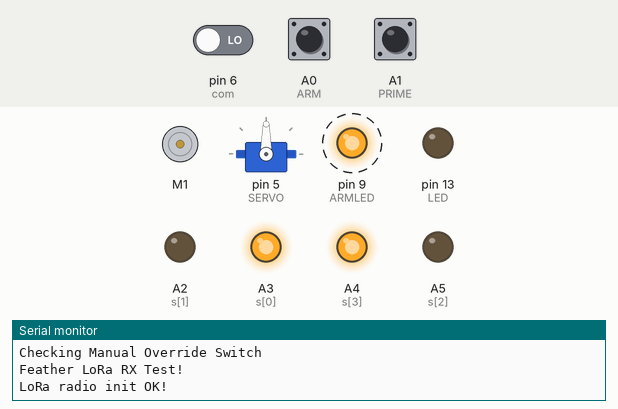
This sketch was run on a simulated Arduino Uno, built with avr-gcc and run on an emulated ATmega328P. Parts: DC motor (green arrow = forward, orange = backward, longer = faster), servo, output pins drawn as LEDs (lit = HIGH), the last lines printed to the serial monitor. Dashed ring = blinking. The test bench sets the inputs (shaded band); at power-on: A1 (PRIME) HIGH, pin 6 (com) LOW, A0 (ARM) HIGH. No radio packets arrive unless stated; pins used as bus, display or sensor lines are not drawn.

Above: at 1.77 s.
1.8 s: A1 (PRIME) pulled LOW for 3.2 s
At 4.8 s:
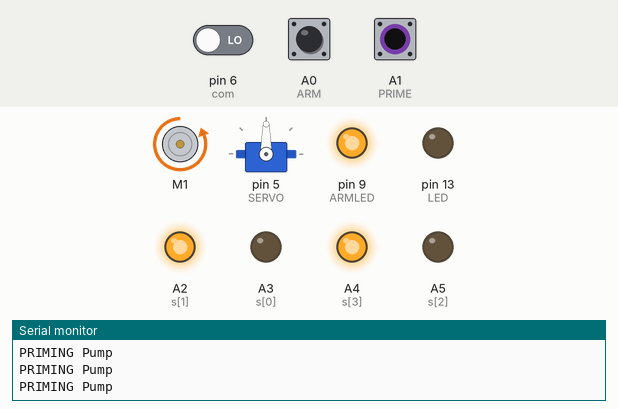
6.5 s: pin 6 (com) driven HIGH
10.0 s: A1 (PRIME) pulled LOW for 1 s
At 11.0 s:
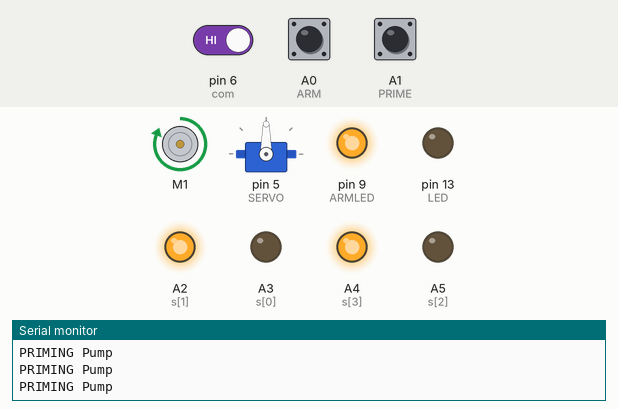
At 12.1 s:
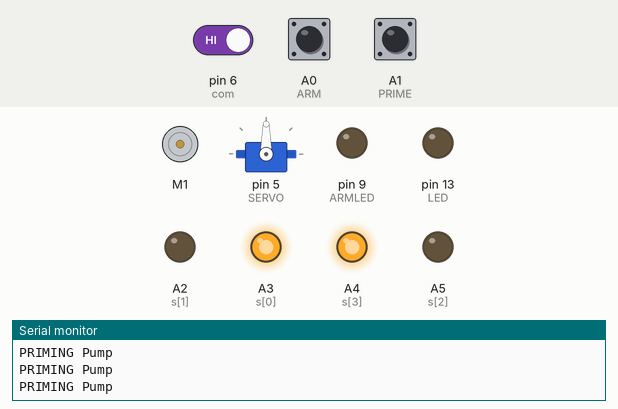
Timing chart, 0 to 19.5 s (numbered marks = the images above; inputs shaded):
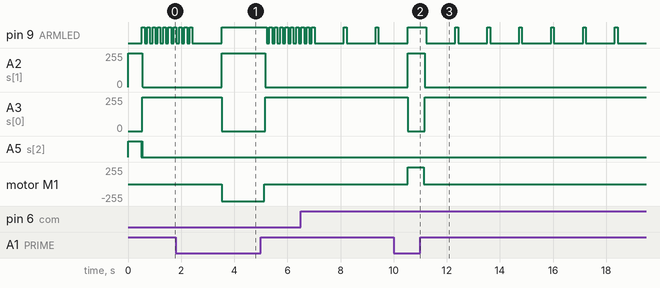

The sketch:

sharkbait_RX.ino
```cpp
/*Shark Bait Firmware RX
   Program recieves a signal from the remote to start or stop the shark bait
   It recieves a value asking if that is the currect receiver, and also a "Flow" value selected by the user.
*/


#define FEATHERMOTOR
//#define L298N

#include <SPI.h>
#include <RH_RF95.h>
#include <Servo.h>

#ifdef FEATHERMOTOR
#include <Wire.h>
#include <Adafruit_MotorShield.h>
Adafruit_MotorShield AFMS = Adafruit_MotorShield();
Adafruit_DCMotor *pump = AFMS.getMotor(1);
#endif

//#define TESTKNOB
//#define DEBUG*

Servo myservo;

#define FeatherLORA
//#define ModuleLORA

//LORA Module
#ifdef ModuleLORA
#define RFM95_CS 13
#define RFM95_RST 11
#define RFM95_INT 12
#endif
// LORA Feather
#ifdef FeatherLORA
#define RFM95_CS 8
#define RFM95_RST 4
#define RFM95_INT 3
#endif

#define MOTORA 20
#define MOTORB 21

// Change to 434.0 or other frequency, must match RX's freq!
#define RF95_FREQ 915.0

// Singleton instance of the radio driver
RH_RF95 rf95(RFM95_CS, RFM95_INT);

// Blinky on receipt
#define LED 13

int RecNum = 0;
int state = 0; // 0 = off, 1 = pumping
int laststate = 0;
int flowSetting = 0;  // Flow Settings(0-9)
int lastflow = 0;
int flowDelay = 60000;

unsigned long startTime = 0;
unsigned long pumpTime = 0;

#define PRIME A1
#define ARM A0
#define ARMLED 9
#define SERVO 5
#define LIMIT 5
#define MINUTES 60000
#define SECONDS 1000
#define PUMPTIME 100

int s[4] = {A3, A2, A5, A4};
int com = 6;

void setup()
{
  pinMode(LED, OUTPUT);
  pinMode(RFM95_RST, OUTPUT);
  digitalWrite(RFM95_RST, HIGH);
  pinMode(ARM, INPUT_PULLUP);
  pinMode(ARMLED, OUTPUT);
  digitalWrite(ARMLED, LOW);
  pinMode(PRIME, INPUT_PULLUP);
  pinMode(com, INPUT);
  for (int x = 0; x < 4; x++) {
    pinMode(s[x], OUTPUT);
    digitalWrite(s[x], LOW);
  }

#ifdef L298N
  pinMode(MOTORB, OUTPUT);
  digitalWrite(MOTORB, LOW);
  pinMode(MOTORA, OUTPUT);
  digitalWrite(MOTORA, LOW);
#endif

  Serial.begin(115200);
#ifdef FEATHERMOTOR
  AFMS.begin();
  pump->setSpeed(255);
  pump->run(FORWARD);
  // turn on motor
  pump->run(RELEASE);
#endif
  //while (!Serial) {
  //  delay(1);
  //}
  //delay(100);
  // Check what number the sensor is set to (with the Rotary DIP);
  RecNum = checkRec();
  myservo.attach(SERVO);
  myservo.write(90);
  delay(500);
  myservo.detach();


#ifdef TESTKNOB
  int lasttestflow = 0;
  while (1) {
    int testflow = checkFlow();
    if (lasttestflow != testflow) {
      Serial.println(testflow);
      lasttestflow = testflow;
    }

    delay(100);
  }
#endif


  // IF YOU START WITH ARM SWITCH ACTIVE IT WILL MANUALLY OVERRIDE THE RF SIGNAL AND START PUMPING IN ONE HOUR DEPENDING ON SET FLOW RATE
  int OVERRIDE = !(digitalRead(ARM));
  unsigned int sorTime = millis();
  unsigned int eorTime = millis();
  unsigned int lorTime = millis();
  unsigned int porTime = millis();
  int overtime = 60000 * 60;
  //int overtime = 5000;
  int pumping = 0;
  int flashtime = 500;
  byte light = 0;
  int flow = checkFlow();
  setFlow(flow);
  Serial.println("Checking Manual Override Switch");
  while ( OVERRIDE == 1) {

    OVERRIDE = !(digitalRead(ARM));
    eorTime = millis();
    if (eorTime - lorTime > flashtime) {
      light = !(light);
      digitalWrite(ARMLED, light);
      lorTime = millis();
      Serial.println(light);
      Serial.println(overtime - eorTime);
    }
    if (pumping == 0) {
      if (eorTime - sorTime > overtime) {
        pumping = 1;
        spinPump();
        spinPump();
      }
    }
    while (pumping == 1) {
      flowSetting = checkFlow();
      setFlow(flowSetting);
      eorTime = millis();
      if (eorTime - porTime > flowDelay) {
        spinPump();
        porTime = millis();
        if (porTime > 120 * MINUTES){
          Serial.println("Test Done");
          while (1);
        }
      }
    }

  }

  Serial.println("Feather LoRa RX Test!");

  // manual reset
  digitalWrite(RFM95_RST, LOW);
  delay(10);
  digitalWrite(RFM95_RST, HIGH);
  delay(10);

  while (!rf95.init()) {
    Serial.println("LoRa radio init failed");
    while (1);
  }
  Serial.println("LoRa radio init OK!");

  // Defaults after init are 434.0MHz, modulation GFSK_Rb250Fd250, +13dbM
  if (!rf95.setFrequency(RF95_FREQ)) {
    Serial.println("setFrequency failed");
    while (1);
  }
  //Serial.print("Set Freq to: "); Serial.println(RF95_FREQ);

  // Defaults after init are 434.0MHz, 13dBm, Bw = 125 kHz, Cr = 4/5, Sf = 128chips/symbol, CRC on

  // The default transmitter power is 13dBm, using PA_BOOST.
  // If you are using RFM95/96/97/98 modules which uses the PA_BOOST transmitter pin, then
  // you can set transmitter powers from 5 to 23 dBm:
  rf95.setTxPower(23, false);
  //attachInterrupt(PRIME, Prime, LOW);
}

void loop()
{
  int prime = digitalRead(PRIME);
  while (prime == 0) {
    prime = digitalRead(PRIME);
    Prime();
  }
  flowSetting = checkFlow();
  for (int z = 0; z < flowSetting + 1; z++) {
    digitalWrite(ARMLED, HIGH);
    delay(100);
    digitalWrite(ARMLED, LOW);
    delay(100);
  }
  delay(1000);
  int armed = !(digitalRead(ARM));

  while (armed == 1) {
    if (rf95.available()) {
      // Should be a message for us now
      uint8_t buf[RH_RF95_MAX_MESSAGE_LEN];
      uint8_t len = sizeof(buf);

      if (rf95.recv(buf, &len))
      {
        digitalWrite(ARMLED, HIGH);
        //RH_RF95::printBuffer("Received: ", buf, len);
        Serial.print("Got: ");
        Serial.println((char*)buf);
        Serial.print("RSSI: ");
        Serial.println(rf95.lastRssi(), DEC);

        // Message for this number.
        if (char(buf[0]) == RecNum + 48) {
          //myservo.attach(SERVO);
          //myservo.write(0);
          //delay(500);
          //myservo.detach();
          state = buf[2] - 48;
          flowSetting = buf[4] - 48;
          if (flowSetting == -16) {
            flowSetting = checkFlow();
            setFlow(flowSetting);
          }
          String sendStr = String(RecNum);
          sendStr += ",";
          sendStr += String(state);
          sendStr += ",";
          sendStr += String(flowSetting);
          char sendBuf[6];
          sendStr.toCharArray(sendBuf, 6);
          rf95.send((uint8_t *)sendBuf, sizeof(sendBuf));
          rf95.waitPacketSent();
          Serial.println("Taking Commands:");
          Serial.print("State: ");
          Serial.println(state);
          Serial.print("Flow Setting: ");
          Serial.println(flowSetting);
          Serial.println("Sent a reply");
        }
        else {
          Serial.println("Message for someone else...");
        }
        digitalWrite(ARMLED, LOW);
      }
      else
      {
        Serial.println("Receive failed");
      }
    }

    if (state != laststate) {
      setServo(state);
      setFlow(flowSetting);
      laststate = state;
      startTime = millis();
      if (state == 1) {
        Serial.println("Starting Pump Timer");
        spinPump();
        spinPump();
      }
    }

    if (state == 1) {
      pumpTime = millis();
      if (pumpTime - startTime > flowDelay) {
        spinPump();
        startTime = millis();
      }
    }
    armed = !(digitalRead(ARM));
  }
}


byte checkTime(unsigned long stime, unsigned long ptime) {
  unsigned long timer = ptime - stime;
  byte timetopump = 0;
  if (timer > flowDelay) {
    timetopump = 1;
  }
  return timetopump;
}

byte checkMuxPin(int pin) {
  for (int i = 0; i < 4; i++) {
    byte state = bitRead(pin, i);
    digitalWrite(s[i], state);
#ifdef DEBUG
    Serial.print(state);
#endif
  }
#ifdef DEBUG
  Serial.print(",");
  Serial.println(pin);
#endif
  byte check = digitalRead(com);
  return check;
}


int checkRec() {
  int Rec = 0;
  for (int i = 11; i < 15; i++) {
    byte val = checkMuxPin(i);
    if (val == 0) {
      Rec = i - 11;
    }
  }
#ifdef DEBUG
  Serial.print("Receiver Number: ");
  Serial.println(Rec);
#endif
  return Rec;
}

int checkFlow() {
  int setting = 0;
  for (int i = 0; i < 10; i++) {
    byte val = checkMuxPin(i);
    if (val == 0) {
      setting = i;
    }
  }
#ifdef DEBUG
  Serial.print("Flow Setting: ");
  Serial.println(setting);
#endif
  return setting;
}

int setFlow(int flowsetting) {
  switch (flowsetting) {
    case 0:
      flowDelay = 15 * MINUTES;
      break;
    case 1:
      flowDelay = 115200;
      break;
    case 2:
      flowDelay = 57600;
      break;
    case 3:
      flowDelay = 28800;
      break;
    case 4:
      flowDelay = 11520;
      break;
    case 5:
      flowDelay = 5760;
      break;
    case 6:
      flowDelay = 3840;
      break;
    case 7:
      flowDelay = 2880;
      break;
    case 8:
      flowDelay = 1920;
      break;
    case 9:
      flowDelay = 1440;
      break;
    default:
      break;
  }
}

byte checkDir() {
  byte dir = checkMuxPin(10);
  return dir;
}

void setServo(int val) {
  if (val == 1) {
    myservo.attach(SERVO);
    myservo.write(0);
    delay(500);
    myservo.detach();
  }
  else {
    myservo.attach(SERVO);
    myservo.write(90);
    delay(500);
    myservo.detach();
  }
}

void spinPump() { //Spins the pump one pulse
  Serial.println("Spinning Pump");
#ifdef L298N
  digitalWrite(MOTORB, HIGH);
  digitalWrite(MOTORA, LOW);
#endif
#ifdef FEATHERMOTOR
  pump->run(FORWARD);
#endif
  delay(PUMPTIME);
#ifdef L298N
  digitalWrite(MOTORB, LOW);
  digitalWrite(MOTORA, LOW);
#endif
#ifdef FEATHERMOTOR
  pump->run(RELEASE);
#endif
}

void Prime() {
  byte dir = checkDir();
  if (dir == 0) {
#ifdef L298N
    digitalWrite(MOTORA, HIGH);
    digitalWrite(MOTORB, LOW);
#endif
#ifdef FEATHERMOTOR
    pump->run(BACKWARD);
#endif
    Serial.println("Reverse");
  }
  else {
#ifdef L298N
    digitalWrite(MOTORB, HIGH);
    digitalWrite(MOTORA, LOW);
#endif
#ifdef FEATHERMOTOR
    pump->run(FORWARD);
#endif
  }
  int button = digitalRead(PRIME);
  while (button == 0) {
    digitalWrite(ARMLED, HIGH);
    button = digitalRead(PRIME);
    Serial.println("PRIMING Pump");
    delay(100);
    digitalWrite(ARMLED, LOW);
  }
#ifdef L298N
  digitalWrite(MOTORB, LOW);
  digitalWrite(MOTORA, LOW);
#endif
#ifdef FEATHERMOTOR
  pump->run(RELEASE);
#endif

}
```

Measured:
- after the input at 1.8 s, A2 (s[1]): 0/255 → 255/255 after 1.7 s, → 0/255 1.6 s later; A3 (s[0]): 255/255 → 0/255 after 1.7 s, → 255/255 1.6 s later; motor M1: stopped → backward 255/255 after 1.7 s, → stopped 1.6 s later
- after the input at 10.0 s, A2 (s[1]): 0/255 → 255/255 after 0.53 s, → 0/255 0.64 s later; A3 (s[0]): 255/255 → 0/255 after 0.53 s, → 255/255 0.64 s later; motor M1: stopped → forward 255/255 after 0.53 s, → stopped 0.60 s later
- by itself, pin 9 (ARMLED): repeats every 1.2 s: LOW 1.1 s, HIGH 0.10 s
